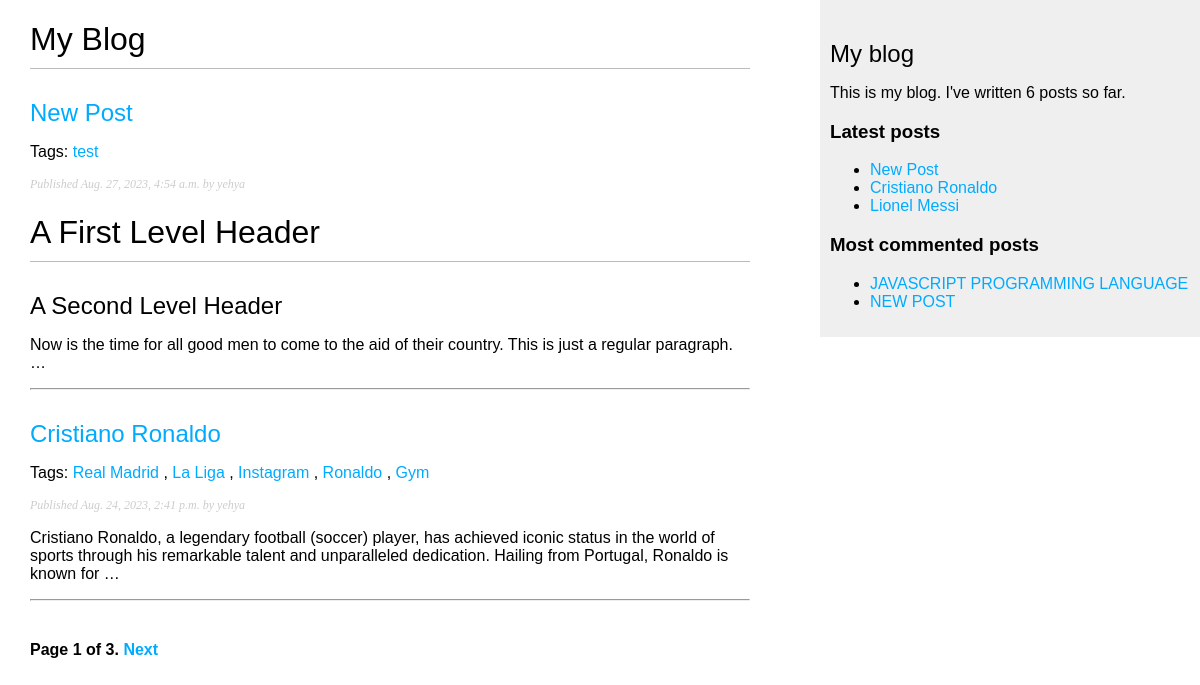
Screenshot of /blog/ with the database file from the repository.
### blog/models.py (models this page shows, shortened)
class Post(models.Model):
    class Status(models.TextChoices):
        DRAFT = 'DF', 'Draft'
        PUBLISHED = 'PB', 'Published'
    title = models.CharField(max_length=250)
    slug = models.SlugField(max_length=250, unique_for_date='publish')
    author = models.ForeignKey(User, on_delete=models.CASCADE, related_name='blog_posts')
    body = models.TextField()
    publish = models.DateTimeField(default=timezone.now)
    created = models.DateTimeField(auto_now_add=True)
    updated = models.DateTimeField(auto_now=True)
    status = models.CharField(max_length=2, choices=Status.choices, default=Status.DRAFT)
    tags = TaggableManager()
    class Meta:
        ordering = ['-publish']
        indexes = [
            models.Index(fields=['-publish']),
        ]
    def get_absolute_url(self):
        return reverse("blog:post_detail", args=[
            self.publish.year,
            self.publish.month,
            self.publish.day,
            self.slug,
        ])

### blog/views.py (the view)
# urls.py: path('', views.post_list, name='post_list'),
def post_list(request, tag_slug=None):
    post_list = Post.objects.all()
    tag = None
    if tag_slug:
        tag = get_object_or_404(Tag, slug=tag_slug)
        post_list = post_list.filter(tags__in=[tag])
    paginator = Paginator(post_list, 2)
    page_number = request.GET.get('page', 1)
    try:
        posts = paginator.page(page_number)
    except PageNotAnInteger:
        posts = paginator.page(1)
    except EmptyPage:
        posts = paginator.page(paginator.num_pages)
    return render(request, 'blog/post/list.html', {'posts': posts, 'tag': tag})

### blog/templatetags/blog_tags.py (called while the page is built)
@register.simple_tag
def total_posts():
    return Post.objects.count()

@register.inclusion_tag('blog/post/latest_posts.html')
def show_latest_posts(count=5):
    latest_posts = Post.objects.order_by('-publish')[:count]
    return {'latest_posts': latest_posts}

@register.simple_tag
def get_most_commented_posts(count=5):
    return Post.objects.annotate(total_comments=Count('comments')).order_by('-total_comments')[:count]

@register.filter(name='markdown')
def markdown_format(text):
    return mark_safe(markdown.markdown(text))

### blog/templates/blog/post/list.html (shortened to what this page needs)
{% extends "blog/base.html" %}
{% load blog_tags %}
{% block content %}
    <h1>My Blog</h1>
    {% for post in posts %}
        <h2>
        <a href="{{post.get_absolute_url}}">
            {{ post.title }}
        </a>
        </h2>
        <p class="tags">
            Tags:
            {% for tag in post.tags.all %}
                <a href="{% url "blog:post_list_by_tag" tag.slug %}">
                    {{ tag.name }}
                </a>
                {% if not forloop.last %}, {% endif %}
            {% endfor %}
        </p>
        <p class="date">
        Published {{ post.publish }} by {{ post.author }}
        </p>
        {{ post.body|markdown|truncatewords_html:30 }}
        <hr />
    {% endfor %}
    {% include "pagination.html" with page=posts %}
{% endblock %}

### blog/templates/blog/base.html (shortened to what this page needs)
{% load static %}
{% load blog_tags %}
<!DOCTYPE html>
<html>
    <head>
        <link href="{% static "css/blog.css" %}" rel="stylesheet">
    </head>
    <body>
        <div id="content">
            {% block content %}
            {% endblock %}
        </div>
        <div id="sidebar">
            <h2>My blog</h2>
            <p>
                This is my blog.
                I've written {% total_posts %} posts so far.
            </p>
            <h3>Latest posts</h3>
            {% show_latest_posts 3 %}
            <h3>Most commented posts</h3>
            {% get_most_commented_posts 2 as most_commented_posts %}
            <ul>
                {% for post in most_commented_posts %}
                    <li>
                        <a href="{{ post.get_absolute_url }}">{{ post.title|upper }}</a>
                    </li>
                {% endfor %}
            </ul>
        </div>
    </body>
</html>

### blog/templates/blog/post/latest_posts.html
<ul>
    {% for post in latest_posts %}
        <li>
            <a href="{{ post.get_absolute_url }}">{{ post.title }}</a>
        </li>
    {% endfor %}
</ul>

### blog/static/css/blog.css (style rules this page uses)
body { margin:0; padding:0; font-family:helvetica, sans-serif; }
a { color:#00abff; text-decoration:none; }
h1 { font-weight:normal; border-bottom:1px solid #bbb; padding:0 0 10px 0; }
h2 { font-weight:normal; margin:30px 0 0; }
#content { float:left; width:60%; padding:0 0 0 30px; }
#sidebar { float:right; width:30%; padding:10px; background:#efefef; height:100%; }
p.date { color:#ccc; font-family: georgia, serif; font-size: 12px; font-style: italic; }

### rows the page displays
Post: title "New Post", publish "Aug. 27, 2023, 4:54 a.m.", author "yehya", body "A First Level Header A Second Level Header Now is the time for all good men to come to the aid of their country. This is just a regular paragraph. …", title "NEW POST"
Tag: name "test"
Post: title "Cristiano Ronaldo", publish "Aug. 24, 2023, 2:41 p.m.", author "yehya", body "Cristiano Ronaldo, a legendary football (soccer) player, has achieved iconic status in the world of sports through his remarkable talent and unparalleled dedication. Hailing from Portugal, Ronaldo is known for …"
Tag: name "Real Madrid"
Tag: name "La Liga"
Tag: name "Instagram"
Tag: name "Ronaldo"
Tag: name "Gym"
Post: title "Lionel Messi"
Post: title "JAVASCRIPT PROGRAMMING LANGUAGE"

### other values shown
{{ page.number }} "1"
{{ page.paginator.num_pages }} "3"
